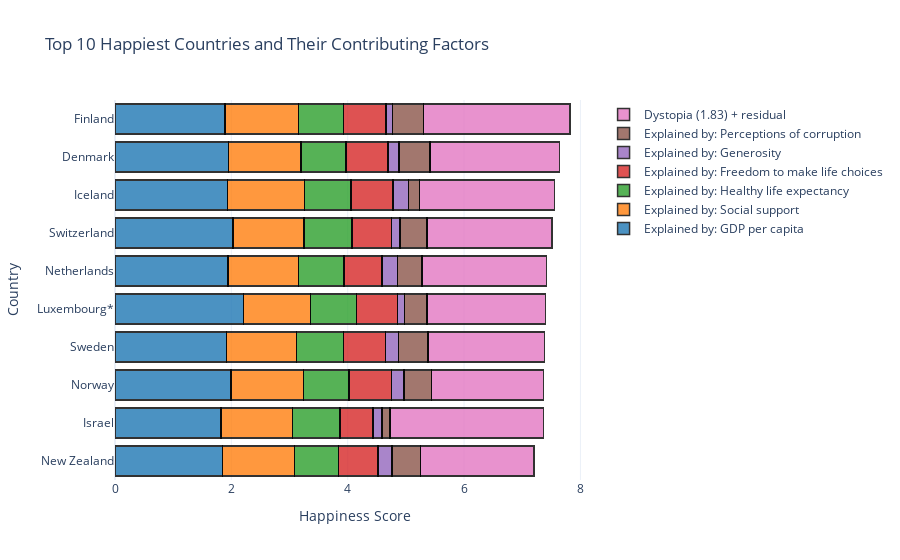

The code cell stored with this chart in its notebook:
### Markdown cell above
### 1.3

The third chart is a stacked horizontal bar chart that displays the factors that contribute to overall happiness in the top 10 happiest countries. By identifying the contributing factors that have the most impact on overall happiness, we can gain insights into which areas require more attention and identify key areas for intervention. This chart is useful for answering our research question by providing a visual representation of the contributing factors to overall happiness in the top 10 happiest countries.

### Code cell
# Select the features that explain happiness from the dataframe
explained_features = df.filter(regex="Explained").columns.tolist()
explained_features.append("Dystopia (1.83) + residual")

# Create a list of bar charts using plotly
my_list = []
colors = ["#1f77b4", "#ff7f0e", "#2ca02c", "#d62728", "#9467bd", "#8c564b", "#e377c2", "#7f7f7f", "#bcbd22", "#17becf"]
for f,c in zip(explained_features, colors):
    my_list.append(go.Bar(y=df.nlargest(10,"Happiness Score")["Country"].values,
                          x=df.nlargest(10,"Happiness Score")[f].values,
                          name=f,
                          marker=dict(color=c),
                          orientation="h"))

# Create a figure from the list of bar charts
fig = go.Figure(data=my_list)

# Format the chart
fig.update_traces(marker_line_color='rgb(0,0,0)', 
                  marker_line_width=1.5, 
                  opacity=0.8)
fig.update_layout(width=900,
                  barmode='stack',
                  yaxis=dict(title="Country", autorange="reversed"),
                  xaxis=dict(title="Happiness Score"),
                  title="Top 10 Happiest Countries and Their Contributing Factors")

# Display the chart
fig.show()

### Figure 1 — Plotly figure (JSON) as saved in the notebook; plotly's stock layout.template omitted (floating-point values rounded to 4 significant figures)
{"data": [{"marker": {"color": "#1f77b4", "line": {"color": "rgb(0,0,0)", "width": 1.5}}, "name": "Explained by: GDP per capita", "opacity": 0.8, "orientation": "h", "type": "bar", "x": [1.892, 1.953, 1.936, 2.026, 1.945, 2.209, 1.92, 1.997, 1.826, 1.852], "y": ["Finland", "Denmark", "Iceland", "Switzerland", "Netherlands", "Luxembourg*", "Sweden", "Norway", "Israel", "New Zealand"]}, {"marker": {"color": "#ff7f0e", "line": {"color": "rgb(0,0,0)", "width": 1.5}}, "name": "Explained by: Social support", "opacity": 0.8, "orientation": "h", "type": "bar", "x": [1.258, 1.243, 1.32, 1.226, 1.206, 1.155, 1.204, 1.239, 1.221, 1.235], "y": ["Finland", "Denmark", "Iceland", "Switzerland", "Netherlands", "Luxembourg*", "Sweden", "Norway", "Israel", "New Zealand"]}, {"marker": {"color": "#2ca02c", "line": {"color": "rgb(0,0,0)", "width": 1.5}}, "name": "Explained by: Healthy life expectancy", "opacity": 0.8, "orientation": "h", "type": "bar", "x": [0.775, 0.777, 0.803, 0.822, 0.787, 0.79, 0.803, 0.786, 0.818, 0.752], "y": ["Finland", "Denmark", "Iceland", "Switzerland", "Netherlands", "Luxembourg*", "Sweden", "Norway", "Israel", "New Zealand"]}, {"marker": {"color": "#d62728", "line": {"color": "rgb(0,0,0)", "width": 1.5}}, "name": "Explained by: Freedom to make life choices", "opacity": 0.8, "orientation": "h", "type": "bar", "x": [0.736, 0.719, 0.718, 0.677, 0.651, 0.7, 0.724, 0.728, 0.568, 0.68], "y": ["Finland", "Denmark", "Iceland", "Switzerland", "Netherlands", "Luxembourg*", "Sweden", "Norway", "Israel", "New Zealand"]}, {"marker": {"color": "#9467bd", "line": {"color": "rgb(0,0,0)", "width": 1.5}}, "name": "Explained by: Generosity", "opacity": 0.8, "orientation": "h", "type": "bar", "x": [0.109, 0.188, 0.27, 0.147, 0.271, 0.12, 0.218, 0.217, 0.155, 0.245], "y": ["Finland", "Denmark", "Iceland", "Switzerland", "Netherlands", "Luxembourg*", "Sweden", "Norway", "Israel", "New Zealand"]}, {"marker": {"color": "#8c564b", "line": {"color": "rgb(0,0,0)", "width": 1.5}}, "name": "Explained by: Perceptions of corruption", "opacity": 0.8, "orientation": "h", "type": "bar", "x": [0.534, 0.532, 0.191, 0.461, 0.419, 0.388, 0.512, 0.474, 0.143, 0.483], "y": ["Finland", "Denmark", "Iceland", "Switzerland", "Netherlands", "Luxembourg*", "Sweden", "Norway", "Israel", "New Zealand"]}, {"marker": {"color": "#e377c2", "line": {"color": "rgb(0,0,0)", "width": 1.5}}, "name": "Dystopia (1.83) + residual", "opacity": 0.8, "orientation": "h", "type": "bar", "x": [2.518, 2.226, 2.32, 2.153, 2.137, 2.042, 2.003, 1.925, 2.634, 1.954], "y": ["Finland", "Denmark", "Iceland", "Switzerland", "Netherlands", "Luxembourg*", "Sweden", "Norway", "Israel", "New Zealand"]}], "layout": {"barmode": "stack", "title": {"text": "Top 10 Happiest Countries and Their Contributing Factors"}, "width": 900, "xaxis": {"title": {"text": "Happiness Score"}}, "yaxis": {"autorange": "reversed", "title": {"text": "Country"}}}}
